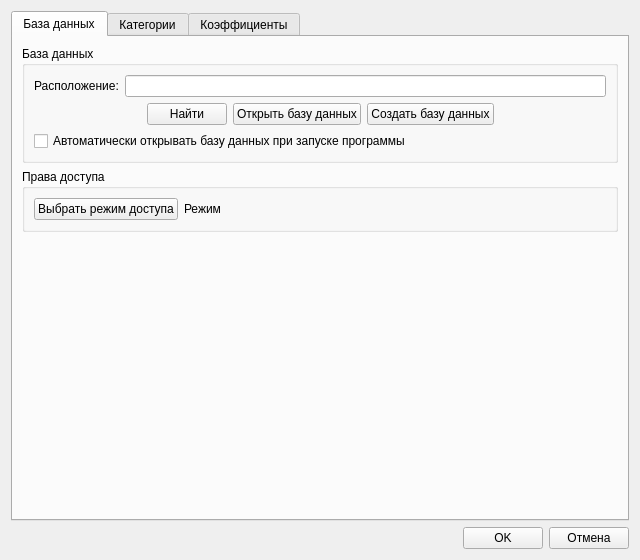
<?xml version="1.0" encoding="UTF-8"?>
<ui version="4.0">
 <class>SettingWindow</class>
 <widget class="QWidget" name="SettingWindow">
  <property name="windowModality">
   <enum>Qt::ApplicationModal</enum>
  </property>
  <property name="geometry">
   <rect>
    <x>0</x>
    <y>0</y>
    <width>640</width>
    <height>560</height>
   </rect>
  </property>
  <property name="windowTitle">
   <string>Настройки</string>
  </property>
  <layout class="QVBoxLayout" name="verticalLayout_5">
   <item>
    <widget class="QTabWidget" name="TabWdgtSettings">
     <property name="contextMenuPolicy">
      <enum>Qt::NoContextMenu</enum>
     </property>
     <property name="currentIndex">
      <number>0</number>
     </property>
     <widget class="QWidget" name="TabDataBase">
      <attribute name="title">
       <string>База данных</string>
      </attribute>
      <layout class="QVBoxLayout" name="verticalLayout_2">
       <item>
        <widget class="QGroupBox" name="GrpBoxDataBaseDir">
         <property name="title">
          <string>База данных</string>
         </property>
         <layout class="QVBoxLayout" name="verticalLayout">
          <item>
           <layout class="QHBoxLayout" name="horizontalLayout_2">
            <item>
             <widget class="QLabel" name="LblDataBaseDir">
              <property name="text">
               <string>Расположение:</string>
              </property>
             </widget>
            </item>
            <item>
             <widget class="QLineEdit" name="EditDataBaseDir"/>
            </item>
           </layout>
          </item>
          <item>
           <layout class="QHBoxLayout" name="horizontalLayout">
            <item>
             <spacer name="horizontalSpacer">
              <property name="orientation">
               <enum>Qt::Horizontal</enum>
              </property>
              <property name="sizeHint" stdset="0">
               <size>
                <width>108</width>
                <height>20</height>
               </size>
              </property>
             </spacer>
            </item>
            <item>
             <widget class="QPushButton" name="BtnFindDataBaseDir">
              <property name="text">
               <string>Найти</string>
              </property>
             </widget>
            </item>
            <item>
             <widget class="QPushButton" name="BtnOpenDataBase">
              <property name="text">
               <string>Открыть базу данных</string>
              </property>
             </widget>
            </item>
            <item>
             <widget class="QPushButton" name="BtnCreateDataBase">
              <property name="text">
               <string>Создать базу данных</string>
              </property>
             </widget>
            </item>
            <item>
             <spacer name="horizontalSpacer_2">
              <property name="orientation">
               <enum>Qt::Horizontal</enum>
              </property>
              <property name="sizeHint" stdset="0">
               <size>
                <width>108</width>
                <height>20</height>
               </size>
              </property>
             </spacer>
            </item>
           </layout>
          </item>
          <item>
           <widget class="QCheckBox" name="ChkBoxDBAutoOpening">
            <property name="text">
             <string>Автоматически открывать базу данных при запуске программы</string>
            </property>
           </widget>
          </item>
         </layout>
        </widget>
       </item>
       <item>
        <widget class="QGroupBox" name="GrpBoxUserMode">
         <property name="title">
          <string>Права доступа</string>
         </property>
         <layout class="QHBoxLayout" name="horizontalLayout_8">
          <item>
           <widget class="QPushButton" name="BtnSelectUserMode">
            <property name="text">
             <string>Выбрать режим доступа</string>
            </property>
           </widget>
          </item>
          <item>
           <widget class="QLabel" name="LblUserMode">
            <property name="sizePolicy">
             <sizepolicy hsizetype="Expanding" vsizetype="Preferred">
              <horstretch>0</horstretch>
              <verstretch>0</verstretch>
             </sizepolicy>
            </property>
            <property name="text">
             <string>Режим</string>
            </property>
           </widget>
          </item>
          <item>
           <spacer name="horizontalSpacer_3">
            <property name="orientation">
             <enum>Qt::Horizontal</enum>
            </property>
            <property name="sizeHint" stdset="0">
             <size>
              <width>358</width>
              <height>20</height>
             </size>
            </property>
           </spacer>
          </item>
         </layout>
        </widget>
       </item>
       <item>
        <spacer name="verticalSpacer">
         <property name="orientation">
          <enum>Qt::Vertical</enum>
         </property>
         <property name="sizeHint" stdset="0">
          <size>
           <width>20</width>
           <height>304</height>
          </size>
         </property>
        </spacer>
       </item>
      </layout>
     </widget>
     <widget class="QWidget" name="TabCategory">
      <attribute name="title">
       <string>Категории</string>
      </attribute>
      <layout class="QVBoxLayout" name="verticalLayout_3">
       <item>
        <widget class="QGroupBox" name="GrpBoxStaffer">
         <property name="sizePolicy">
          <sizepolicy hsizetype="Expanding" vsizetype="Expanding">
           <horstretch>0</horstretch>
           <verstretch>0</verstretch>
          </sizepolicy>
         </property>
         <property name="title">
          <string>Сотрудники</string>
         </property>
         <layout class="QHBoxLayout" name="horizontalLayout_3">
          <item>
           <widget class="QComboBox" name="CmbBoxStaffer">
            <property name="sizePolicy">
             <sizepolicy hsizetype="Expanding" vsizetype="Fixed">
              <horstretch>0</horstretch>
              <verstretch>0</verstretch>
             </sizepolicy>
            </property>
           </widget>
          </item>
          <item>
           <widget class="QPushButton" name="BtnAddStaffer">
            <property name="sizePolicy">
             <sizepolicy hsizetype="Fixed" vsizetype="Fixed">
              <horstretch>0</horstretch>
              <verstretch>0</verstretch>
             </sizepolicy>
            </property>
            <property name="text">
             <string/>
            </property>
           </widget>
          </item>
          <item>
           <widget class="QPushButton" name="BtnRemoveStaffer">
            <property name="sizePolicy">
             <sizepolicy hsizetype="Fixed" vsizetype="Fixed">
              <horstretch>0</horstretch>
              <verstretch>0</verstretch>
             </sizepolicy>
            </property>
            <property name="text">
             <string/>
            </property>
           </widget>
          </item>
         </layout>
        </widget>
       </item>
       <item>
        <widget class="QGroupBox" name="GrpBoxTax">
         <property name="sizePolicy">
          <sizepolicy hsizetype="Expanding" vsizetype="Expanding">
           <horstretch>0</horstretch>
           <verstretch>0</verstretch>
          </sizepolicy>
         </property>
         <property name="title">
          <string>Виды налогов</string>
         </property>
         <layout class="QHBoxLayout" name="horizontalLayout_4">
          <item>
           <widget class="QComboBox" name="CmbBoxTax">
            <property name="sizePolicy">
             <sizepolicy hsizetype="Expanding" vsizetype="Fixed">
              <horstretch>0</horstretch>
              <verstretch>0</verstretch>
             </sizepolicy>
            </property>
           </widget>
          </item>
          <item>
           <widget class="QPushButton" name="BtnAddTax">
            <property name="sizePolicy">
             <sizepolicy hsizetype="Fixed" vsizetype="Fixed">
              <horstretch>0</horstretch>
              <verstretch>0</verstretch>
             </sizepolicy>
            </property>
            <property name="text">
             <string/>
            </property>
           </widget>
          </item>
          <item>
           <widget class="QPushButton" name="BtnRemoveTax">
            <property name="sizePolicy">
             <sizepolicy hsizetype="Fixed" vsizetype="Fixed">
              <horstretch>0</horstretch>
              <verstretch>0</verstretch>
             </sizepolicy>
            </property>
            <property name="text">
             <string/>
            </property>
           </widget>
          </item>
         </layout>
        </widget>
       </item>
       <item>
        <widget class="QGroupBox" name="GrpBoxCategory">
         <property name="sizePolicy">
          <sizepolicy hsizetype="Expanding" vsizetype="Expanding">
           <horstretch>0</horstretch>
           <verstretch>0</verstretch>
          </sizepolicy>
         </property>
         <property name="title">
          <string>Категории</string>
         </property>
         <layout class="QHBoxLayout" name="horizontalLayout_5">
          <item>
           <widget class="QComboBox" name="CmbBoxCategory">
            <property name="sizePolicy">
             <sizepolicy hsizetype="Expanding" vsizetype="Fixed">
              <horstretch>0</horstretch>
              <verstretch>0</verstretch>
             </sizepolicy>
            </property>
           </widget>
          </item>
          <item>
           <widget class="QPushButton" name="BtnAddCategory">
            <property name="sizePolicy">
             <sizepolicy hsizetype="Fixed" vsizetype="Fixed">
              <horstretch>0</horstretch>
              <verstretch>0</verstretch>
             </sizepolicy>
            </property>
            <property name="text">
             <string/>
            </property>
           </widget>
          </item>
          <item>
           <widget class="QPushButton" name="BtnRemoveCategory">
            <property name="sizePolicy">
             <sizepolicy hsizetype="Fixed" vsizetype="Fixed">
              <horstretch>0</horstretch>
              <verstretch>0</verstretch>
             </sizepolicy>
            </property>
            <property name="text">
             <string/>
            </property>
           </widget>
          </item>
         </layout>
        </widget>
       </item>
       <item>
        <widget class="QLabel" name="LblDefCategoryTitle">
         <property name="text">
          <string>Заданные категории:</string>
         </property>
        </widget>
       </item>
       <item>
        <widget class="QTableView" name="TableViewDefCategory"/>
       </item>
       <item>
        <layout class="QHBoxLayout" name="horizontalLayout_6">
         <item>
          <spacer name="horizontalSpacer_6">
           <property name="orientation">
            <enum>Qt::Horizontal</enum>
           </property>
           <property name="sizeHint" stdset="0">
            <size>
             <width>518</width>
             <height>20</height>
            </size>
           </property>
          </spacer>
         </item>
         <item>
          <widget class="QPushButton" name="BtnAddDefCategory">
           <property name="sizePolicy">
            <sizepolicy hsizetype="Fixed" vsizetype="Fixed">
             <horstretch>0</horstretch>
             <verstretch>0</verstretch>
            </sizepolicy>
           </property>
           <property name="text">
            <string/>
           </property>
          </widget>
         </item>
         <item>
          <widget class="QPushButton" name="BtnRemoveDefCategory">
           <property name="sizePolicy">
            <sizepolicy hsizetype="Fixed" vsizetype="Fixed">
             <horstretch>0</horstretch>
             <verstretch>0</verstretch>
            </sizepolicy>
           </property>
           <property name="text">
            <string/>
           </property>
          </widget>
         </item>
        </layout>
       </item>
      </layout>
     </widget>
     <widget class="QWidget" name="TabCoeff">
      <attribute name="title">
       <string>Коэффициенты</string>
      </attribute>
      <layout class="QVBoxLayout" name="verticalLayout_4">
       <item>
        <layout class="QGridLayout" name="gridLayout">
         <item row="0" column="0">
          <widget class="QLabel" name="LblBasicWage">
           <property name="text">
            <string>Основная ставка сотрудника:</string>
           </property>
          </widget>
         </item>
         <item row="0" column="1">
          <widget class="QLineEdit" name="EditBasicWage"/>
         </item>
         <item row="1" column="0">
          <widget class="QLabel" name="LblBasicWageKoefSalary">
           <property name="text">
            <string>Коэффициент ставки сотрудника:</string>
           </property>
          </widget>
         </item>
         <item row="1" column="1">
          <widget class="QLineEdit" name="EditBasicWageKoefSalary"/>
         </item>
        </layout>
       </item>
       <item>
        <spacer name="verticalSpacer_2">
         <property name="orientation">
          <enum>Qt::Vertical</enum>
         </property>
         <property name="sizeHint" stdset="0">
          <size>
           <width>20</width>
           <height>346</height>
          </size>
         </property>
        </spacer>
       </item>
      </layout>
     </widget>
    </widget>
   </item>
   <item>
    <layout class="QHBoxLayout" name="horizontalLayout_7">
     <item>
      <spacer name="horizontalSpacer_7">
       <property name="orientation">
        <enum>Qt::Horizontal</enum>
       </property>
       <property name="sizeHint" stdset="0">
        <size>
         <width>438</width>
         <height>20</height>
        </size>
       </property>
      </spacer>
     </item>
     <item>
      <widget class="QPushButton" name="BtnOk">
       <property name="text">
        <string>OK</string>
       </property>
      </widget>
     </item>
     <item>
      <widget class="QPushButton" name="BtnCancel">
       <property name="text">
        <string>Отмена</string>
       </property>
      </widget>
     </item>
    </layout>
   </item>
  </layout>
 </widget>
 <resources/>
 <connections/>
</ui>
